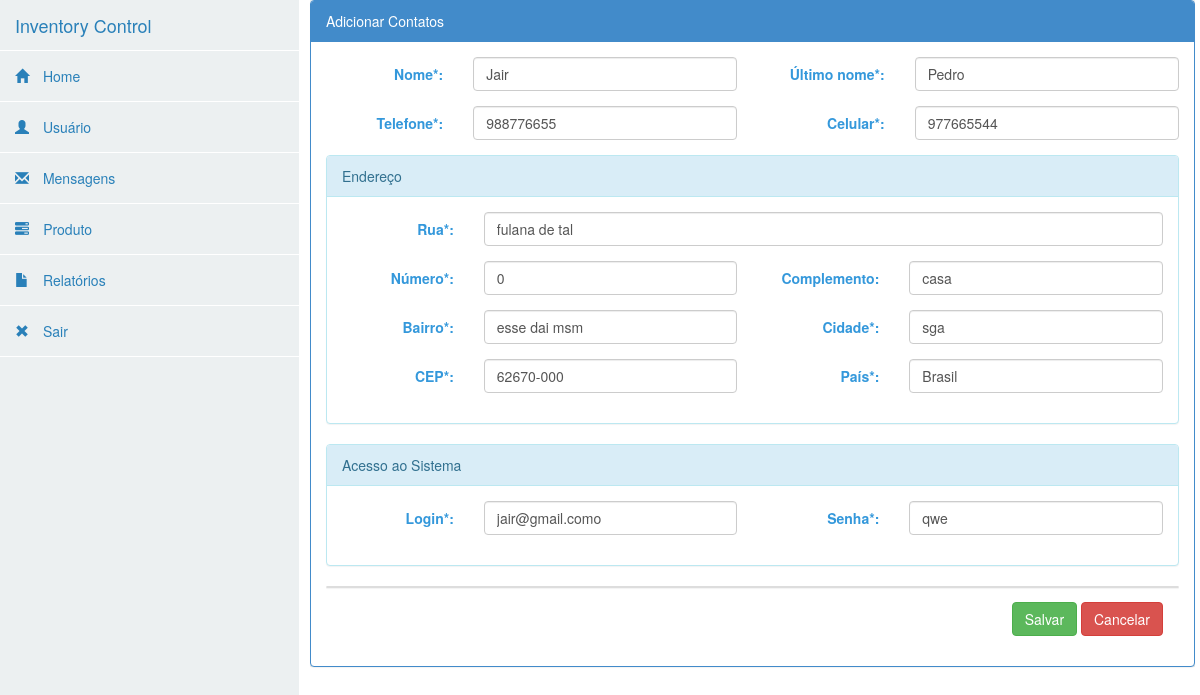
Page /home.php?op=usuario (signed in) on the committed database.
### tables this page shows
CREATE TABLE IF NOT EXISTS `usuarios` (
  `id` int(11) NOT NULL AUTO_INCREMENT,
  `nome` varchar(255) NOT NULL,
  `ultimo_nome` varchar(255) NOT NULL,
  `telefone` varchar(255) NOT NULL,
  `celular` varchar(255) NOT NULL,
  `rua` varchar(255) NOT NULL,
  `numero_casa` int(11) NOT NULL,
  `complemento` varchar(255) NOT NULL,
  `bairro` varchar(255) NOT NULL,
  `cidade` varchar(255) NOT NULL,
  `cep` varchar(255) NOT NULL,
  `pais` varchar(255) NOT NULL,
  `email` varchar(255) NOT NULL,
  `senha` varchar(255) NOT NULL,
  PRIMARY KEY (`id`)
);

### php/codigos/Usuarios.php (called while the page is built, shortened)
<?php
class Usuarios extends Crud{
    protected $table = 'usuarios';
    public function findName($nome){
        $sql  = "SELECT * FROM $this->table WHERE email = :nome";
        $stmt = DB::prepare($sql);
        $stmt->bindParam(':nome',$nome , PDO::PARAM_STR);
        $stmt-> execute();
        return $stmt->fetchAll();
    }
}

### php/codigos/DB.php (called while the page is built, shortened)
<?php
class DB{
    private static $instance;
    public static function getInstance(){
        if(!isset(self::$instance)){
            try {
                self::$instance = new PDO('mysql:host=' .DB_HOST. ';dbname=' . DB_NAME, DB_USER, DB_PASS);
                self::$instance->setAttribute(PDO::ATTR_ERRMODE, PDO::ERRMODE_EXCEPTION);
                self::$instance->setAttribute(PDO::ATTR_DEFAULT_FETCH_MODE, PDO::FETCH_OBJ);
            } catch (PDOException $e) {
                echo $e->getMessage();
            }
        }
        return self::$instance;
    }
    public static function prepare($sql){
        return self::getInstance()->prepare($sql);
    }
}

### view/usuario/usuario.php (the view, shortened to what this page needs)
<?php
    require_once 'php/codigos/Usuarios.php';
    $usuario = new Usuarios();
    $nome = $_SESSION['login'];
    foreach ($usuario->findName($nome) as $key => $valor) :
?>
<div class="panel panel-primary tamanho-tela">
    <div class="panel-heading cor-fundo"><?php echo $titulo; ?></div>
    <div class="panel-body">
        <form class="form-horizontal" id="add-contato" name="add_frm" action="php/codigos/Atualizar_Usuario.php" method="post" enctype="multipart/form-data">
            <div class="form-group">
                <label for="txtNome" class="col-sm-2 control-label">Nome*: </label>
                <div class="col-sm-4">
                    <input type="text" class="form-control" id="txtNome" placeholder="Seu nome" id="nome" class="form-control" name="txt_nome" value="<?php echo $valor->nome;?>">
                </div>
                <label for="txtSobreNome" class="col-sm-2 control-label">Último nome*: </label>
                <div class="col-sm-4">
                    <input type="text" class="form-control" id="txtSobreNome" placeholder="Seu último nome" id="ultimoNome" class="form-control" name="txt_ultimonome" value="<?php echo $valor->ultimo_nome;?>">
                </div>
            </div>
            <div class="form-group">
                <label for="txtTel" class="col-sm-2 control-label">Telefone*: </label>
                <div class="col-sm-4">
                    <input type="tel" class="form-control" id="txtTel" placeholder="Seu telefone" id="tell" class="form-control" name="txt_tel" value="<?php echo $valor->telefone;?>">
                </div>
                <label for="txtCelular" class="col-sm-2 control-label">Celular*: </label>
                <div class="col-sm-4">
                    <input type="tel" class="form-control" id="txtCelular" placeholder="Seu celular" id="cell" class="form-control" name="txt_cell" value="<?php echo $valor->celular;?>">
                </div>
            </div>
            <div class="panel panel-info">
                <div class="panel-heading cor-fundo"> Endereço</div>
                <div class="panel-body">
                    <div class="form-group">
                        <label for="txt" class="col-sm-2 control-label">Rua*: </label>
                        <div class="col-sm-10">
                            <input type="text" class="form-control" id="txtRua" placeholder="Nome da rua" id="rua" class="form-control" name="txt_rua" value="<?php echo $valor->rua;?>">
                        </div>
                    </div>
                    <div class="form-group">
                        <label for="txtNumero" class="col-sm-2 control-label">Número*: </label>
                        <div class="col-sm-4">
                            <input type="text" class="form-control" id="txtNumero" placeholder="Número da rua" id="numero" class="form-control" name="txt_numero" value="<?php echo $valor->numero_casa;?>">
                        </div>
                        <label for="txtComplemento" class="col-sm-2 control-label">Complemento: </label>
                        <div class="col-sm-4">
                            <input type="text" class="form-control" id="txtComplemento" placeholder="Complemento" id="complemento" class="form-control" name="txt_complemento" value="<?php echo $valor->complemento;?>">
                        </div>
                    </div>
                    <div class="form-group">
                        <label for="txtBairro" class="col-sm-2 control-label">Bairro*: </label>
                        <div class="col-sm-4">
                            <input type="text" class="form-control" id="txtBairro" placeholder="Bairro onde mora" id="bairro" class="form-control" name="txt_bairro" value="<?php echo $valor->bairro;?>">
                        </div>
                        <label for="txtCidade" class="col-sm-2 control-label">Cidade*: </label>
                        <div class="col-sm-4">
                            <input type="text" class="form-control" id="txtCidade" placeholder="Cidade onde mora" id="cidade" class="form-control" name="txt_cidade" value="<?php echo $valor->cidade;?>">
                        </div>
                    </div>
                    <div class="form-group">
                        <label for="txCep" class="col-sm-2 control-label">CEP*: </label>
                        <div class="col-sm-4">
                            <input type="text" class="form-control" id="txtBairro" placeholder="CEP" id="bairro" class="form-control" name="txt_cep" value="<?php echo $valor->cep;?>">
                        </div>
                        <label for="txtPais" class="col-sm-2 control-label">País*: </label>
                        <div class="col-sm-4">
                            <input type="text" class="form-control" id="txtPais" placeholder="País" id="pais" class="form-control" name="txt_pais" value="<?php echo $valor->pais;?>">
                        </div>
                    </div>
                </div>
            </div>
            <div class="panel panel-info">
                <div class="panel-heading cor-fundo"> Acesso ao Sistema</div>
                <div class="panel-body">
                    <div class="form-group">
                        <label for="txtLogin" class="col-sm-2 control-label">Login*: </label>
                        <div class="col-sm-4">
                            <input type="email" class="form-control" id="txtLogin" placeholder="Seu email" id="login" class="form-control" name="txt_login" value="<?php echo $valor->email;?>">
                        </div>
                        <label for="txtSenha" class="col-sm-2 control-label">Senha*: </label>
                        <div class="col-sm-4">
                            <input type="text" class="form-control" id="txtSenha" placeholder="Sua senha" id="senha" class="form-control" name="txt_senha" value="<?php echo $valor->senha;?>">
                        </div>
                    </div>
                </div>
            </div>
            <div class="panel panel-default">
                <div class="posicionamento-btn">
                    <div class="panel-body">
                        <?php include_once("view/botoes-form.php"); ?>
                    </div>
                </div>
            </div>
        </form>
    </div>
</div>
<?php
endforeach;
?>

### view/botoes-form.php
<?php
$botao1 = "";
$botao2 = "";
if ($acao == "adicionar") {
    $botao1 = "Salvar";
    $botao2 = "Limpar";
} else if ($acao == "atualizar") {
    $botao1 = "Salvar";
    $botao2 = "Cancelar";
} else if ($acao == "remover") {
    $botao1 = "Excluir";
    $botao2 = "Cancelar";
}else if($op == "usuario") {
	$botao1 = "Salvar";
	$botao2 = "Cancelar";
}
?>
<?php
if ($acao == "atualizar" || $acao == "remover" || $op == "usuario") {
    ?>
    <button type="submit" class="btn btn-success" id="adicionar" name="btn_adicionar" onclick="return confirm('Deseja realmente fazer isso?');"><?php echo $botao1 ?></button>
    <?php
} else {
    ?>
    <button type="submit" class="btn btn-success" id="adicionar" name="btn_adicionar"><?php echo $botao1 ?></button>
    <?php
}
?>
<?php
if ($acao == "atualizar" || $acao == "remover") {
    ?>
    <button type="reset" class="btn btn-danger" id="limpar" name="btn_limpar" onclick="goHomeProduto();"><?php echo $botao2 ?></button>
    <?php
} else {
    ?>
    <button type="reset" class="btn btn-danger" id="limpar" name="btn_limpar"><?php echo $botao2 ?></button>
    <?php
}
?>

### css/estilo-produto.css (style rules this page uses)
.posicionamento-btn { float: right; }
.cor-fundo { background-color: #3498db; }

### css/estilo-relatorio.css (style rules this page uses)
#add-contato { color: #3498db; }

### rows in the picture
usuarios: txt_nome "Jair", txt_ultimonome "Pedro", txt_tel "988776655", txt_cell "977665544", txt_rua "fulana de tal", txt_numero "0", txt_complemento "casa", txt_bairro "esse dai msm", txt_cidade "sga", txt_cep "62670-000", txt_pais "Brasil", txt_login "jair@gmail.como", txt_senha "qwe"
